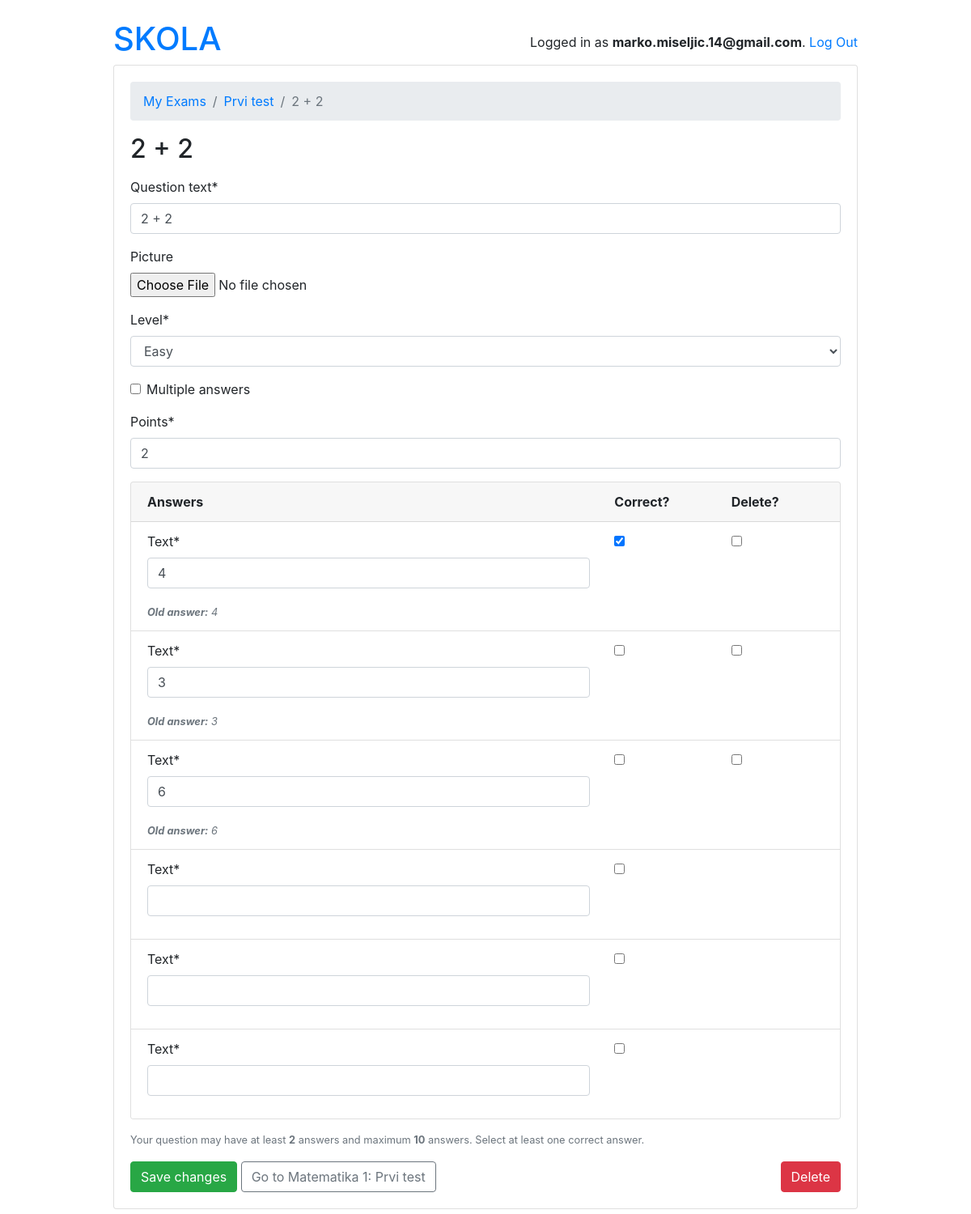
The page /teachers/exam/1/question/1/ (signed in) on the database its author committed.
### account/models.py (models this page shows, shortened)
class User(AbstractBaseUser):
    first_name = models.CharField(max_length=220)
    last_name = models.CharField(max_length=220)
    email = models.EmailField(
        verbose_name='Email address',
        max_length=255,
        unique=True
    )
    username = models.CharField(max_length=40, unique=True)
    date_joined = models.DateTimeField(verbose_name="date joined", auto_now_add=True)
    last_login = models.DateTimeField(verbose_name="last login", auto_now=True)
    is_admin = models.BooleanField(default=False)
    is_staff = models.BooleanField(default=False)
    is_superuser = models.BooleanField(default=False)
    proflie_image = models.ImageField(max_length=255, upload_to=get_profile_image_filepath, null=True, blank=True)
    is_student = models.BooleanField(default=False)
    is_teacher = models.BooleanField(default=False)
    is_active = models.BooleanField(default=True)
    objects = MyAccountManager()
    USERNAME_FIELD = 'email'
    REQUIRED_FIELDS = ['username']

### school/models.py (models this page shows, shortened)
class Exam(models.Model):
    type = models.CharField(max_length=100)
    active = models.BooleanField(default=False)
    duration = models.IntegerField()
    nuber_of_questions = models.IntegerField()
    required_score_to_pass = models.IntegerField(help_text="required score in %")
    subject  = models.ForeignKey(Subject, on_delete=models.CASCADE)
    owner = models.ForeignKey('account.User', on_delete=models.CASCADE, related_name='exams')
    def __str__(self):
        return f"{self.subject}: {self.type}"

class Question(models.Model):
    class Difficulty(models.TextChoices):
        EASY = 'EA', _('Easy')
        NORMAL = 'NO', _('Normal')
        HARD = 'HA', _('Hard')
    question_text = models.CharField(max_length=250)
    picture = models.ImageField(null=True, blank=True)
    level = models.CharField(max_length=6, choices=Difficulty.choices)
    multiple_answers = models.BooleanField(default=False)
    exam = models.ForeignKey('Exam', on_delete=models.CASCADE, related_name='questions')
    points = models.IntegerField()

class Answer(models.Model):
    text = models.CharField(max_length=300)
    correct = models.BooleanField(default=False)
    question = models.ForeignKey(Question, on_delete=models.CASCADE, related_name='answers')

class Subject(models.Model):
    name = models.CharField(max_length=220)
    school = models.ManyToManyField(School)
    def __str__(self):
        return self.name

### account/views.py (the view)
# urls.py: path('exam/<int:exam_pk>/question/<int:question_pk>/', question_change, name='question_change'),
@login_required
def question_change(request, exam_pk, question_pk):
    exam = get_object_or_404(Exam, pk=exam_pk, owner=request.user)
    question = get_object_or_404(Question, pk=question_pk, exam=exam)
    AnswerFormSet = inlineformset_factory(
        Question,  # parent model
        Answer,  # base model
        formset=BaseAnswerInlineFormSet,
        fields=('text', 'correct'),
        min_num=2,
        validate_min=True,
        max_num=10,
        validate_max=True
    )
    if request.method == 'POST':
        form = QuestionForm(request.POST, instance=question)
        formset = AnswerFormSet(request.POST, instance=question)
        if form.is_valid() and formset.is_valid():
            with transaction.atomic():
                form.save()
                formset.save()
            messages.success(request, 'Question and answers saved with success!')
            return redirect('teachers:exam_change', exam.pk)
    else:
        form = QuestionForm(instance=question)
        formset = AnswerFormSet(instance=question)
    return render(request, 'teachers/question_change_form.html', {
        'exam': exam,
        'question': question,
        'form': form,
        'formset': formset
    })

### account/forms.py
class QuestionForm(forms.ModelForm):
    class Meta:
        model = Question
        fields = ('question_text', 'picture', 'level', 'multiple_answers', 'points')

### templates/teachers/question_change_form.html (shortened to what this page needs)
{% extends 'base.html' %}
{% load crispy_forms_tags crispy_forms_filters %}
{% block content %}
  <nav aria-label="breadcrumb">
    <ol class="breadcrumb">
      <li class="breadcrumb-item"><a href="{% url 'teachers:exam_change_list' %}">My Exams</a></li>
      <li class="breadcrumb-item"><a href="{% url 'teachers:exam_change' exam.pk %}">{{ exam.type }}</a></li>
      <li class="breadcrumb-item active" aria-current="page">{{ question.question_text }}</li>
    </ol>
  </nav>
  <h2 class="mb-3">{{ question.question_text }}</h2>
  <form method="post" novalidate>
    {{ form|crispy }}
    <div class="card mb-3{% if formset.errors %} border-danger{% endif %}">
      <div class="card-header">
        <div class="row">
          <div class="col-8">
            <strong>Answers</strong>
          </div>
          <div class="col-2">
            <strong>Correct?</strong>
          </div>
          <div class="col-2">
            <strong>Delete?</strong>
          </div>
        </div>
      </div>
      <div class="list-group list-group-flush list-group-formset">
        {% for form in formset %}
          <div class="list-group-item">
            <div class="row">
              <div class="col-8">
                {{ form.text|as_crispy_field }}
                {% if form.instance.pk and form.question_text.value != form.instance.text %}<p class="mb-0 mt-1"><small class="text-muted font-italic"><strong>Old answer:</strong> {{ form.instance.text }}</small></p>{% endif %}
              </div>
              <div class="col-2">
                {{ form.correct }}
              </div>
              <div class="col-2">
                {% if form.instance.pk %}
                  {{ form.DELETE }}
                {% endif %}
              </div>
            </div>
          </div>
        {% endfor %}
      </div>
    </div>
    <p>
      <small class="form-text text-muted">Your question may have at least <strong>2</strong> answers and maximum <strong>10</strong> answers. Select at least one correct answer.</small>
    </p>
    <button type="submit" class="btn btn-success">Save changes</button>
    <a href="{% url 'teachers:exam_change' exam.pk %}" class="btn btn-outline-secondary" role="button">Go to {{exam}}</a>
    <a href="{% url 'teachers:question_delete' exam.pk question.pk %}" class="btn btn-danger float-right">Delete</a>
  </form>
{% endblock %}

### templates/base.html (shortened to what this page needs)
{% load static %}
<!doctype html>
<html lang="eng">
<head>
    <link rel="stylesheet" href="https://cdn.jsdelivr.net/npm/bootstrap@4.5.3/dist/css/bootstrap.min.css"
>
</head>
<body>
    <div class="container my-4">
        <div class="row justify-content-center">
            <div class="col-md-10 col-sm-12">
                <div class="row">
                    <div class="col-6">
                        <h1><a href="{% url 'home' %}">SKOLA</a></h1>
                    </div>
                    <div class="col-6 text-right">
                        {% if user.is_authenticated %}
                        <p class="pt-3">Logged in as <strong>{{user.email}}</strong>. <a href="{% url 'logout' %}">Log Out</a></p>
                        {% else %}
                        <a href="{% url 'login' %}" class="btn btn-light" role="button">Log in</a>
                        {% endif %}
                    </div>
                </div>
                <div class="card mb-3">
                    <div class="card-body">
                        {% block content %}
                        {% endblock content %}
                    </div>
                </div>
            </div>
        </div>
    </div>
</body>
</html>

### rows shown on the page
User: email "marko.miseljic.14@gmail.com"
Exam: type "Prvi test", subject+type "Matematika 1: Prvi test"
Question: question_text "2 + 2", level "Easy", points "2"
Answer: instance.text "4"
Answer: instance.text "3"
Answer: instance.text "6"
